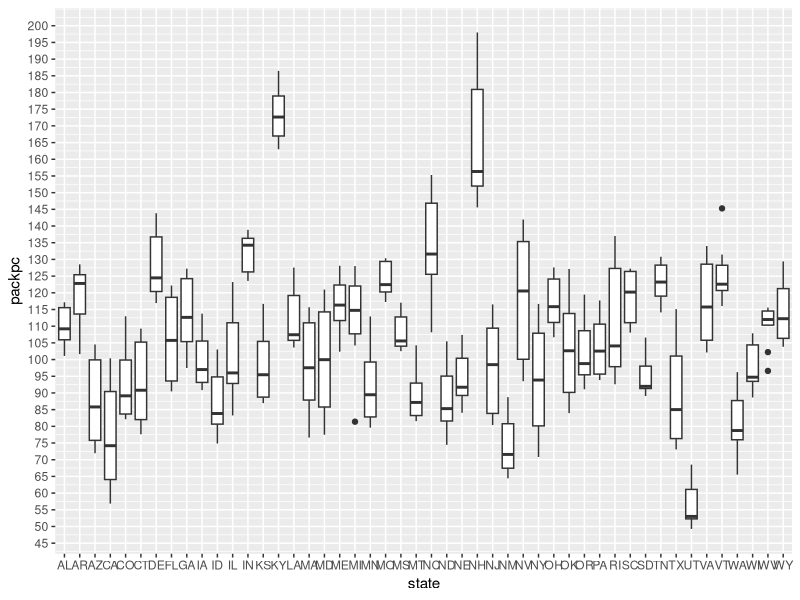

Here is the R script that generated this plot: (Note: this script raises an error after producing the figure.)
#Project
library(ggplot2)





ecdat <- read.csv("Ecdat2.csv")

#Create a boxplot of the average number of packs per capita by state. 
# Inputs data into ggplot for display and displays data as boxplot
box1 <- ggplot(ecdat , aes(x = state, y = packpc)) + geom_boxplot(aes(group = state)) + scale_y_continuous(breaks=seq(0,200,5))
#Which states have the highest number of packs?
print(arrange(ecdat, desc(packpc)))

#Which have the lowest?
print(arrange(ecdat, packpc))

#Find the median over all the states of the number of packs per capita for each year. 
print(select(ecdat, year, packpc))
middle <- ecdat %>% group_by(year) %>% summarize(med = median(packpc))
print(middle)

#Plot this median value for the years from 1985 to 1995.

time_plot <- ggplot(middle, aes(x = year, y = med)) + geom_col(aes(group = year)) + scale_y_continuous(breaks = seq(0,120,3))

#What can you say about cigarette usage in these years?
  #Cigarette usage/capita over the time interval 1985 - 1995 has gone down

#Create a scatter plot of price per pack vs number of packs per capita for all states and years.
#Do a linear regression for these two variables. 

price_vs_packspc <- ggplot(ecdat, aes(x = avgprs, y = packpc)) + geom_point() + geom_smooth(method=lm, se=FALSE)
lin.reg <- lm(packpc ~ avgprs, ecdat)
print(lin.reg)
#Are the price and the per capita packs positively correlated, negatively correlated, or uncorrelated? 
#Explain why your answer would be expected.

  #price and per capita packs are negatively correlated, weakly. 
  #I would expect as the price goes up for the per capita packs to go down.
info <- summary(lin.reg)
print(info)
#________________________________________________________________________________________

#Change your scatter plot to show the points for each year in a different color.

price_vs_packspc2 <- ggplot(ecdat, aes(avgprs, packpc,colour = factor(year)))  + geom_point() + geom_smooth(method=lm, se=FALSE)

#Does the relationship between the two variable change over time?
  # yes it does

#How much variability does the line explain?
# 34%

#The plot in Part 3 does not adjust for inflation. 
#You can adjust the price of a pack of cigarettes for inflation by dividing the avgprs variable by the cpi variable. 
#Create an adjusted price for each row, then repeat Part 3 using this adjusted price.

price_vs_packspc3 <- ggplot(ecdat, aes(avgprs/cpi, packpc,colour = factor(year)))  + geom_point() + geom_smooth(method=lm, se=FALSE)

#Create a data frame with just the rows from 1985. 

rows1985 <- filter(ecdat, year =="1985")
print(rows1985)
#Create a second data frame with just the rows from 1995.
rows1995 <- filter(ecdat, year =="1995")
print(rows1995)

#Then, from each of these data frames, get a vector of the number of packs per capita. 

v1985 <- c(select(rows1985,packpc))
v1995 <- c(select(rows1995,packpc))




print(v1985)
print(v1995)






#Use a paired t-test to see if the number of packs per capita in 1995 was significantly different than the number of packs per capita in 1985.
#In the proess of doing this project, have any questions come to mind that this data set could answer? If so, pick one and do the analysis to find the answer to your question.

t.test(v1985$packpc,v1995$packpc)
# there is a significance difference between the pack numbers of 1985 and 1995

#how has taxes affected the number of pacs

pacpc_vs_tax <- ggplot(ecdat, aes(x = tax, y = packpc)) + geom_point() + geom_smooth(method=lm, se=FALSE)

lin4.reg <- lm(packpc ~ tax, ecdat)
print(summary(lin4.reg))

# taxes are negatively correlated to number of packs , meaning as taxes go up the number of packs goes down.